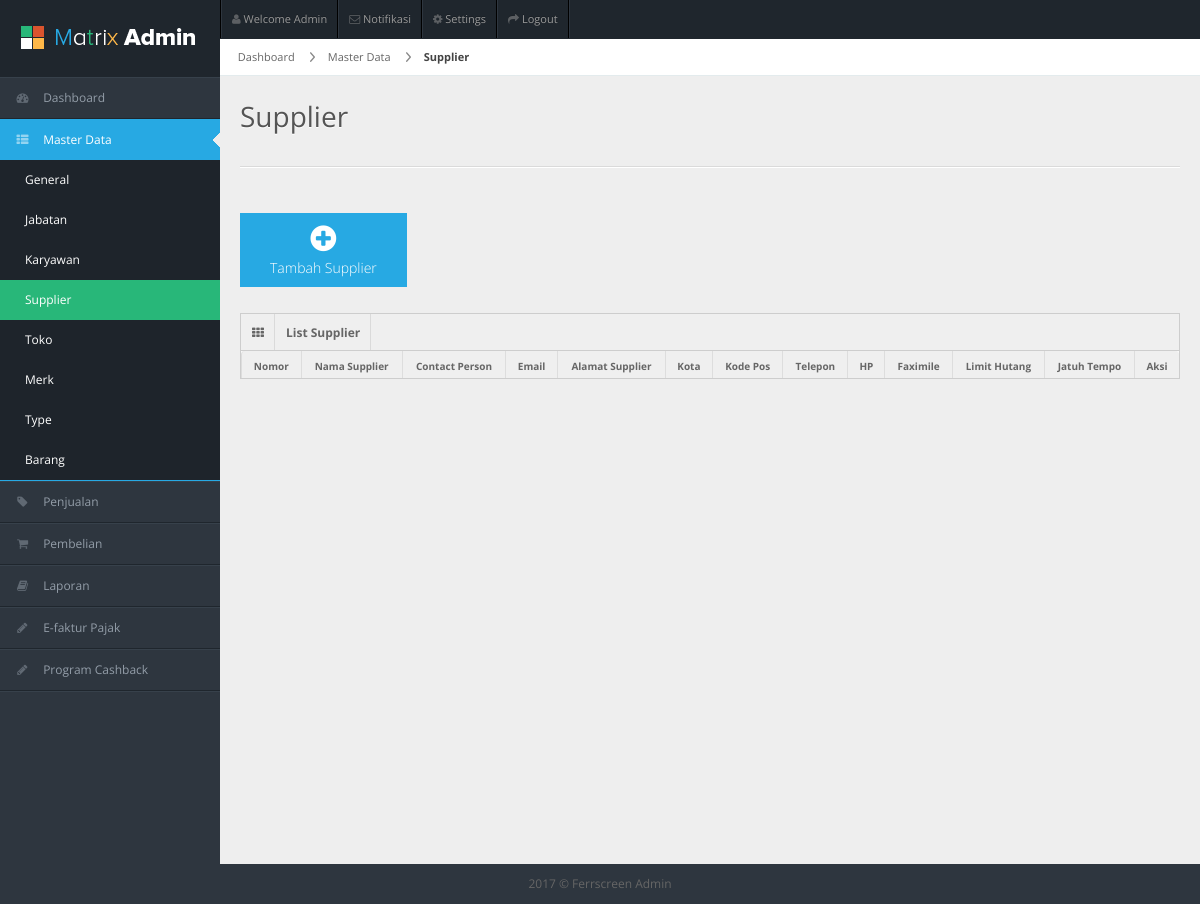
Page /index.php/supplier on the earlier database version.
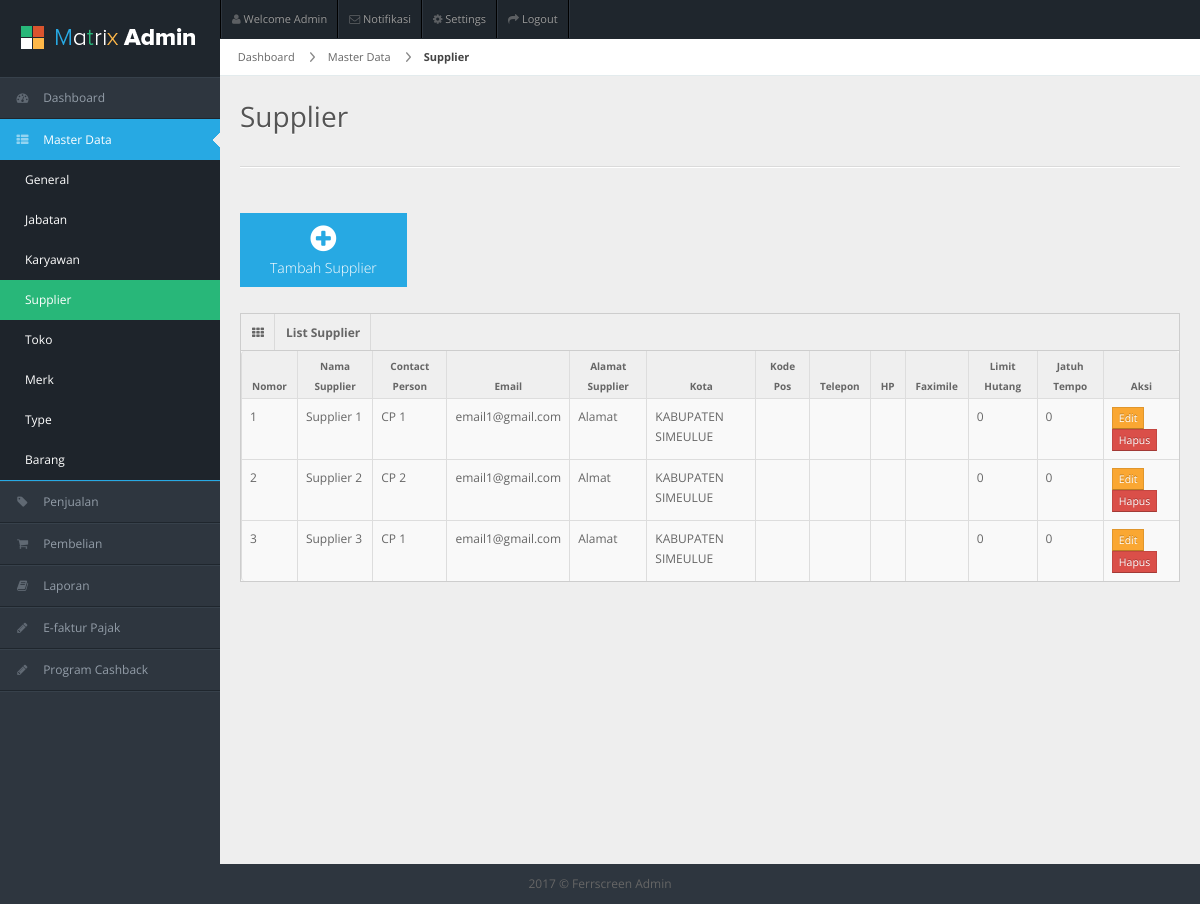
Same page on the later database version.
### tables this page shows
CREATE TABLE `supplier` (
  `id` int(11) NOT NULL,
  `email` varchar(255) DEFAULT NULL,
  `nama` varchar(255) NOT NULL,
  `contact_person` varchar(255) DEFAULT NULL,
  `alamat` text NOT NULL,
  `kode_pos` varchar(25) DEFAULT NULL,
  `telp` varchar(25) DEFAULT NULL,
  `hp` varchar(25) DEFAULT NULL,
  `fax` varchar(25) DEFAULT NULL,
  `limit_hutang` int(11) DEFAULT NULL,
  `jatuh_tempo` int(11) DEFAULT NULL,
  `is_aktif` enum('0','1') NOT NULL COMMENT '0 = not aktif, 1 = aktif',
  `id_kota` int(11) DEFAULT NULL,
  `created_at` datetime NOT NULL
);

CREATE TABLE `kota` (
  `id` int(11) NOT NULL,
  `id_provinsi` char(2) NOT NULL,
  `nama` varchar(255) NOT NULL
);

### application/controllers/Supplier.php (called while the page is built, shortened)
<?php
class Supplier extends CI_Controller {
	public function __construct(){
	 	$this->load->model('Supplier_Model');
	 	$this->load->model('Kota_Model');
    }
	public function index()
	{
		$dataMenu = array(
	        'menuAktif' => "masterdata",
	        'subMenu' => "supplier"
		);
		$dataSupplier = $this->Supplier_Model->get_allSupplier();
		$data = array(
	        'dataSupplier' => $dataSupplier
		);
		$this->load->view('header');
		$this->load->view('sidebar',$dataMenu);
		$this->load->view('MasterData/Supplier/v_supplier',$data);
	}
}

### index.php (called while the page is built, shortened)
<?php
require_once BASEPATH.'core/CodeIgniter.php';

### application/helpers/utility_helper.php (called while the page is built)
<?php
function asset_url(){
   return base_url().'assets/';
}
?>

### application/models/Supplier_Model.php (called while the page is built, shortened)
<?php
class Supplier_Model extends CI_Model {
    public function get_allSupplier(){
        $sql = "SELECT c.*, k.nama as nama_kota
                FROM supplier c, kota k
                WHERE c.id_kota = k.id AND c.is_aktif = ?
                ORDER BY c.nama ASC";
        $result = $this->db->query($sql, array("1"));
        return $result->result_array();
    }
}

### application/views/MasterData/Supplier/v_supplier.php (the view, shortened to what this page needs)
<div id="content">
  <div id="content-header">
    <div id="breadcrumb">
      <a href="<?php echo base_url();?>dashboard" title="Go to Home" class="tip-bottom">
        Dashboard
      </a>
      <a href="#" class="">
        Master Data
      </a>
      <a href="#" class="current">
        Supplier
      </a>
    </div>
    <h1>Supplier</h1>
  </div>
  <div class="container-fluid">
    <hr>
    <div class="quick-actions_homepage">
      <ul class="quick-actions">
        <li class="bg_lb">
          <a href="<?php echo base_url();?>supplier/tambahSupplier">
            <i class="icon-plus-sign"></i>
            Tambah Supplier
          </a>
        </li>
      </ul>
    </div>
    <div class="row-fluid">
      <div class="span12">
      <div class="widget-box">
          <div class="widget-title">
            <span class="icon"><i class="icon-th"></i></span>
            <span class="icon"><b>List Supplier</b></span>
          </div>
          <div class="widget-content nopadding">
            <table class="table table-bordered data-table">
              <thead>
                <tr>
                  <th>Nomor</th>
                  <th>Nama Supplier</th>
                  <th>Contact Person</th>
                  <th>Email</th>
                  <th>Alamat Supplier</th>
                  <th>Kota</th>
                  <th>Kode Pos</th>
                  <th>Telepon</th>
                  <th>HP</th>
                  <th>Faximile</th>
                  <th>Limit Hutang</th>
                  <th>Jatuh Tempo</th>
                  <th>Aksi</th>
                </tr>
              </thead>
              <tbody>
              <?php
                if(isset($dataSupplier))
                {
                    $number=1;
                    foreach ($dataSupplier as $supplier)
                    {
                      echo ' <tr class="gradeX">
                                <td>'.$number.'</td>
                                <td>'.$supplier["nama"].'</td>
                                <td>'.$supplier["contact_person"].'</td>
                                <td>'.$supplier["email"].'</td>
                                <td>'.$supplier["alamat"].'</td>
                                <td>'.$supplier["nama_kota"].'</td>
                                <td>'.$supplier["kode_pos"].'</td>
                                <td>'.$supplier["telp"].'</td>
                                <td>'.$supplier["hp"].'</td>
                                <td>'.$supplier["fax"].'</td>
                                <td>'.$supplier["limit_hutang"].'</td>
                                <td>'.$supplier["jatuh_tempo"].'</td>
                                <td class="center">
                                    <a href="'.base_url().'supplier/editsupplier/'.$supplier["id"].'" class="btn btn-warning btn-mini" role="button">Edit</a>
                                    <a href="#deleteData'.$supplier["id"].'" data-toggle="modal" class="btn btn-danger btn-mini" role="button">Hapus</a>
                                    <div id="deleteData'.$supplier["id"].'" class="modal hide" aria-hidden="true" style="display: none;">
                                      <div class="modal-header">
                                        <button data-dismiss="modal" class="close" type="button">×</button>
                                        <h3>Hapus Data</h3>
                                      </div>
                                      <div class="modal-body">
                                        <p>Apakah kamu ingin menghapus data '.$supplier["nama"].'?</p>
                                      </div>
                                      <div class="modal-footer">
                                        <a class="btn btn-primary" href="'.base_url().'supplier/hapusSupplier/'.$supplier["id"].'" name="btnHapus">Hapus</a>
                                        <a data-dismiss="modal" class="btn" href="#">Cancel</a>
                                      </div>
                                    </div>
                                </td>
                              </tr>';
                      $number++;
                    }
                  }
              ?>
              </tbody>
            </table>
          </div>
        </div>
      </div>
    </div>
  </div>
</div>
<div class="row-fluid">
  <div id="footer" class="span12"> 2017 &copy; Ferrscreen Admin</div>
</div>
</body>
</html>

### application/views/header.php (shortened to what this page needs)
<!DOCTYPE html>
<html lang="en">
<head>
<link rel="stylesheet" href="<?php echo asset_url();?>css/bootstrap.min.css" />
<link rel="stylesheet" href="<?php echo asset_url();?>css/bootstrap-responsive.min.css" />
<link rel="stylesheet" href="<?php echo asset_url();?>css/datepicker.css" />
<link rel="stylesheet" href="<?php echo asset_url();?>css/uniform.css" />
<link rel="stylesheet" href="<?php echo asset_url();?>css/select2.css" />
<link rel="stylesheet" href="<?php echo asset_url();?>css/fullcalendar.css" />
<link rel="stylesheet" href="<?php echo asset_url();?>css/matrix-style.css" />
<link rel="stylesheet" href="<?php echo asset_url();?>css/matrix-media.css" />
<link href="<?php echo asset_url();?>font-awesome/css/font-awesome.css" rel="stylesheet" />
<link rel="stylesheet" href="<?php echo asset_url();?>css/jquery.gritter.css" />
<link rel="stylesheet" href="<?php echo asset_url();?>css/jquery.dataTables.min.css" />
</head>
<body>
<div id="header">
  <h1><a href="dashboard.html">Ferrscreen Admin</a></h1>
</div>
<div id="user-nav" class="navbar navbar-inverse">
  <ul class="nav">
    <li class=""><a title="" href="#"><i class="icon icon-user"></i> <span class="text">Welcome Admin</span></a></li>
    <li class=""><a title="" href="#"><i class="icon icon-envelope"></i> <span class="text">Notifikasi</span></a></li>
    <li class=""><a title="" href="#"><i class="icon icon-cog"></i> <span class="text">Settings</span></a></li>
    <li class=""><a title="" href="login.html"><i class="icon icon-share-alt"></i> <span class="text">Logout</span></a></li>
  </ul>
</div>

### application/views/sidebar.php (shortened to what this page needs)
<div id="sidebar"><a href="#" class="visible-phone"><i class="icon icon-dashboard"></i> Dashboard</a>
  <ul>
    <li class="<?php if($menuAktif=="dashboard") echo "active";?>"><a href="<?php echo base_url();?>dashboard"><i class="icon icon-dashboard"></i> <span>Dashboard</span></a> </li>
    <li class="submenu <?php if($menuAktif=="masterdata") echo "active open";?>"> <a href="#"><i class="icon icon-th-list"></i> <span>Master Data</span> </a>
      <ul>
        <li class="<?php if($subMenu=="general") echo "active";?>"><a href="<?php echo base_url();?>general">General</a></li>
        <li class="<?php if($subMenu=="jabatan") echo "active";?>"><a href="<?php echo base_url();?>jabatan">Jabatan</a></li>
        <li class="<?php if($subMenu=="karyawan") echo "active";?>"><a href="<?php echo base_url();?>karyawan">Karyawan</a></li>
        <li class="<?php if($subMenu=="supplier") echo "active";?>"><a href="<?php echo base_url();?>supplier">Supplier</a></li>
        <li class="<?php if($subMenu=="toko") echo "active";?>"><a href="<?php echo base_url();?>toko">Toko</a></li>
        <li class="<?php if($subMenu=="merk") echo "active";?>"><a href="<?php echo base_url();?>merk">Merk</a></li>
        <li class="<?php if($subMenu=="type") echo "active";?>"><a href="<?php echo base_url();?>type">Type</a></li>
        <li class="<?php if($subMenu=="barang") echo "active";?>"><a href="<?php echo base_url();?>barang">Barang</a></li>
      </ul>
    </li>
    <li class="<?php if($menuAktif=="penjualan") echo "active";?>"> <a href="<?php echo base_url();?>penjualan"><i class="icon icon-tag"></i> <span>Penjualan</span></a> </li>
    <li class="<?php if($menuAktif=="pembelian") echo "active";?>"><a href="<?php echo base_url();?>pembelian"><i class="icon  icon-shopping-cart"></i> <span>Pembelian</span></a></li>
    <li class="submenu <?php if($menuAktif=="laporan") echo "active open";?>"> <a href="#"><i class="icon icon-book"></i> <span>Laporan</span></a>
    </li>
    <li  class="<?php if($menuAktif=="ePajak") echo "active";?>"><a href="<?php echo base_url();?>ePajak"><i class="icon icon-pencil"></i> <span>E-faktur Pajak</span></a></li>
    <li class="<?php if($menuAktif=="programCashback") echo "active";?>"><a href="<?php echo base_url();?>programCashback"><i class="icon icon-pencil"></i> <span>Program Cashback</span></a></li>
  </ul>
</div>

### assets/css/matrix-media.css (style rules this page uses)
body { background:#2E363F; }
#header { background-color: #1f262d; margin-top:10px; }
#sidebar > ul { border-bottom: 1px solid #37414b }
#sidebar > ul > li { border-top: 1px solid #37414b; border-bottom: 1px solid #1f262d; }
#sidebar > ul > li.active { background-color: #27a9e3; border-bottom: 1px solid #27a9e3; border-top: 1px solid #27a9e3; }
#sidebar > ul > li.active a { color:#fff; text-decoration:none; }
#sidebar > ul li ul { background-color: #1e242b; }
#sidebar > ul li ul li a { color:#939da8 }
#sidebar > ul li ul li a:hover, #sidebar > ul li ul li.active a { color: #fff; background-color: #28b779; }

Differences in the rows shown:
added supplier: nama "Supplier 1", contact_person "CP 1", email "email1@gmail.com", alamat "Alamat", id_kota.nama "KABUPATEN SIMEULUE", limit_hutang "0", jatuh_tempo "0"
added supplier: nama "Supplier 2", contact_person "CP 2", email "email1@gmail.com", alamat "Almat", id_kota.nama "KABUPATEN SIMEULUE", limit_hutang "0", jatuh_tempo "0"
added supplier: nama "Supplier 3", contact_person "CP 1", email "email1@gmail.com", alamat "Alamat", id_kota.nama "KABUPATEN SIMEULUE", limit_hutang "0", jatuh_tempo "0"
